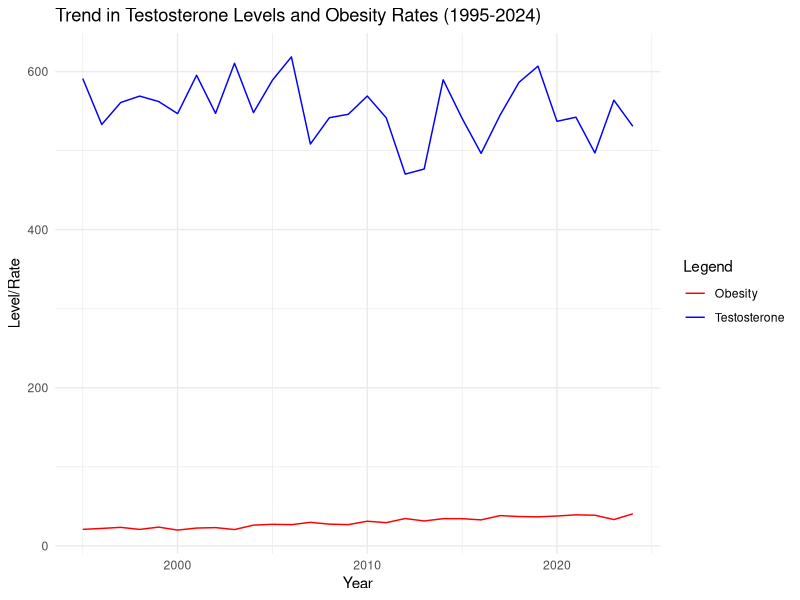

Generate this figure with R:
#### Preamble ####
# Purpose: The purpose of this script is to simulate and visualize the trend in testosterone and obesity rates in the United States from the year 1995 
# to 2024. The script generates tables and graphs to illustrate the overall trend in US dating rates, as well as the obesity rates among 
# various subgroups such as different age groups and race and ethnicities.
# Author: Chay Park
# Date: 26 March 2024
# Contact: chay.park@mail.utoronto.ca
# License: MIT
# Pre-requisites: install tidyverse packages


#### Workspace setup ####
library(tidyverse)

# Load necessary libraries
library(ggplot2)
library(dplyr)

#### Simulate data ####
# Set seed for reproducibility
set.seed(42)

# Define the years
years <- 1995:2024

# Generate synthetic data for testosterone levels (hypothetical values)
testosterone_levels <- rnorm(length(years), mean = 550, sd = 30)

# Generate synthetic data for obesity rates
obesity_rates <- seq(20, 40, length.out = length(years)) + rnorm(length(years), sd = 2)

# Create a data frame for the overall trends
overall_trend <- data.frame(Year = years, Testosterone = testosterone_levels, Obesity = obesity_rates)

# Generate obesity rates by age groups and race/ethnicities (hypothetical data)
age_groups <- c("18-25", "26-35", "36-45", "46-55", "56-65")
races <- c("White", "Black", "Hispanic", "Asian", "Other")
obesity_by_group <- expand.grid(Year = years, AgeGroup = age_groups, Race = races)
obesity_by_group$ObesityRate <- runif(nrow(obesity_by_group), 20, 40) + rnorm(nrow(obesity_by_group), sd = 5)

# Plotting the overall trend of testosterone levels
ggplot(overall_trend, aes(x = Year)) +
  geom_line(aes(y = Testosterone, color = "Testosterone")) +
  geom_line(aes(y = Obesity, color = "Obesity")) +
  scale_color_manual(values = c("Testosterone" = "blue", "Obesity" = "red")) +
  labs(title = "Trend in Testosterone Levels and Obesity Rates (1995-2024)", y = "Level/Rate", color = "Legend") +
  theme_minimal()

# Display a subset of the detailed

#### Test codes ####


# Test 1: Data Completeness
test_data_completeness <- function() {
  if (nrow(overall_trend) == length(years) && nrow(obesity_by_group) == length(years) * length(age_groups) * length(races)) {
    return("Data completeness test passed")
  } else {
    return("Data completeness test failed")
  }
}

# Test 2: Data Range
test_data_range <- function() {
  if (all(testosterone_levels >= 300 & testosterone_levels <= 1000) && all(obesity_by_group$ObesityRate >= 0 & obesity_by_group$ObesityRate <= 100)) {
    return("Data range test passed")
  } else {
    return("Data range test failed")
  }
}

# Test 3: Plot Generation
test_plot_generation <- function() {
  tryCatch({
    plot <- ggplot(overall_trend, aes(x = Year)) +
      geom_line(aes(y = Testosterone, color = "Testosterone")) +
      geom_line(aes(y = Obesity, color = "Obesity")) +
      scale_color_manual(values = c("Testosterone" = "blue", "Obesity" = "red")) +
      labs(title = "Trend in Testosterone Levels and Obesity Rates (1995-2024)", y = "Level/Rate", color = "Legend") +
      theme_minimal()
    if (!is.null(plot)) {
      return("Plot generation test passed")
    } else {
      return("Plot generation test failed")
    }
  }, error = function(e) {
    return("Plot generation test failed with error: " + e$message)
  })
}

# Run tests
cat(test_data_completeness(), "\n")
cat(test_data_range(), "\n")
cat(test_plot_generation(), "\n")






